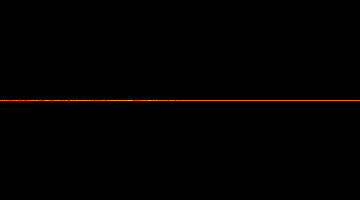
Frame 1 (no input)
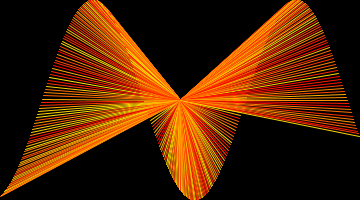
Frame 60 (the mouse pressed at the canvas centre just before this capture)
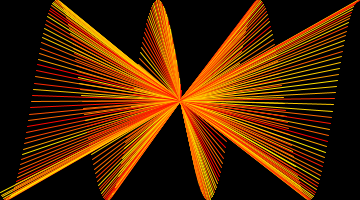
Frame 120 (the mouse held since frame 60 and released just before this capture)

The Processing sketch that drew these frames (run headless with seeded random() and noise(); from frame 60 on, the mouse is pressed at the canvas centre):

// Processing sketch: processing_13697
// ── processing_13697.pde

float a=0;

void setup(){
  size(360,200);
  colorMode(HSB,360,100,100);
}

void draw(){
  background(0);
  for(int x=0; x<360; x=x+1){
   float y= sin(radians(x+frameCount)*a)*100+100;
   stroke(random(0,55),100,100);
   line(180,100,x,y);
  }
   a=a+0.03;
}
                
